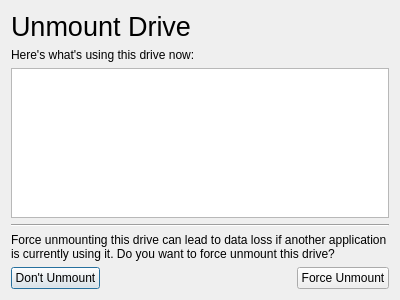
<?xml version="1.0" encoding="UTF-8"?>
<ui version="4.0">
 <class>ForceUnmountDialog</class>
 <widget class="QDialog" name="ForceUnmountDialog">
  <property name="geometry">
   <rect>
    <x>0</x>
    <y>0</y>
    <width>400</width>
    <height>300</height>
   </rect>
  </property>
  <property name="windowTitle">
   <string>Unmount Drive</string>
  </property>
  <property name="windowIcon">
   <iconset theme="media-unmount"/>
  </property>
  <layout class="QVBoxLayout" name="verticalLayout">
   <item>
    <widget class="QLabel" name="label">
     <property name="font">
      <font>
       <pointsize>20</pointsize>
      </font>
     </property>
     <property name="text">
      <string>Unmount Drive</string>
     </property>
    </widget>
   </item>
   <item>
    <widget class="QLabel" name="label_2">
     <property name="text">
      <string>Here's what's using this drive now:</string>
     </property>
    </widget>
   </item>
   <item>
    <widget class="QListWidget" name="usingApps"/>
   </item>
   <item>
    <widget class="Line" name="line">
     <property name="orientation">
      <enum>Qt::Horizontal</enum>
     </property>
    </widget>
   </item>
   <item>
    <widget class="QLabel" name="label_3">
     <property name="text">
      <string>Force unmounting this drive can lead to data loss if another application is currently using it. Do you want to force unmount this drive?</string>
     </property>
     <property name="wordWrap">
      <bool>true</bool>
     </property>
    </widget>
   </item>
   <item>
    <layout class="QHBoxLayout" name="horizontalLayout">
     <item>
      <widget class="QPushButton" name="noUnmount">
       <property name="text">
        <string>Don't Unmount</string>
       </property>
       <property name="icon">
        <iconset theme="dialog-cancel">
         <normaloff>.</normaloff>.</iconset>
       </property>
      </widget>
     </item>
     <item>
      <spacer name="horizontalSpacer">
       <property name="orientation">
        <enum>Qt::Horizontal</enum>
       </property>
       <property name="sizeHint" stdset="0">
        <size>
         <width>40</width>
         <height>20</height>
        </size>
       </property>
      </spacer>
     </item>
     <item>
      <widget class="QPushButton" name="unmount">
       <property name="text">
        <string>Force Unmount</string>
       </property>
       <property name="icon">
        <iconset theme="media-unmount">
         <normaloff>.</normaloff>.</iconset>
       </property>
      </widget>
     </item>
    </layout>
   </item>
  </layout>
 </widget>
 <resources/>
 <connections>
  <connection>
   <sender>unmount</sender>
   <signal>clicked()</signal>
   <receiver>ForceUnmountDialog</receiver>
   <slot>accept()</slot>
   <hints>
    <hint type="sourcelabel">
     <x>314</x>
     <y>271</y>
    </hint>
    <hint type="destinationlabel">
     <x>192</x>
     <y>276</y>
    </hint>
   </hints>
  </connection>
  <connection>
   <sender>noUnmount</sender>
   <signal>clicked()</signal>
   <receiver>ForceUnmountDialog</receiver>
   <slot>reject()</slot>
   <hints>
    <hint type="sourcelabel">
     <x>88</x>
     <y>278</y>
    </hint>
    <hint type="destinationlabel">
     <x>316</x>
     <y>1</y>
    </hint>
   </hints>
  </connection>
 </connections>
</ui>
